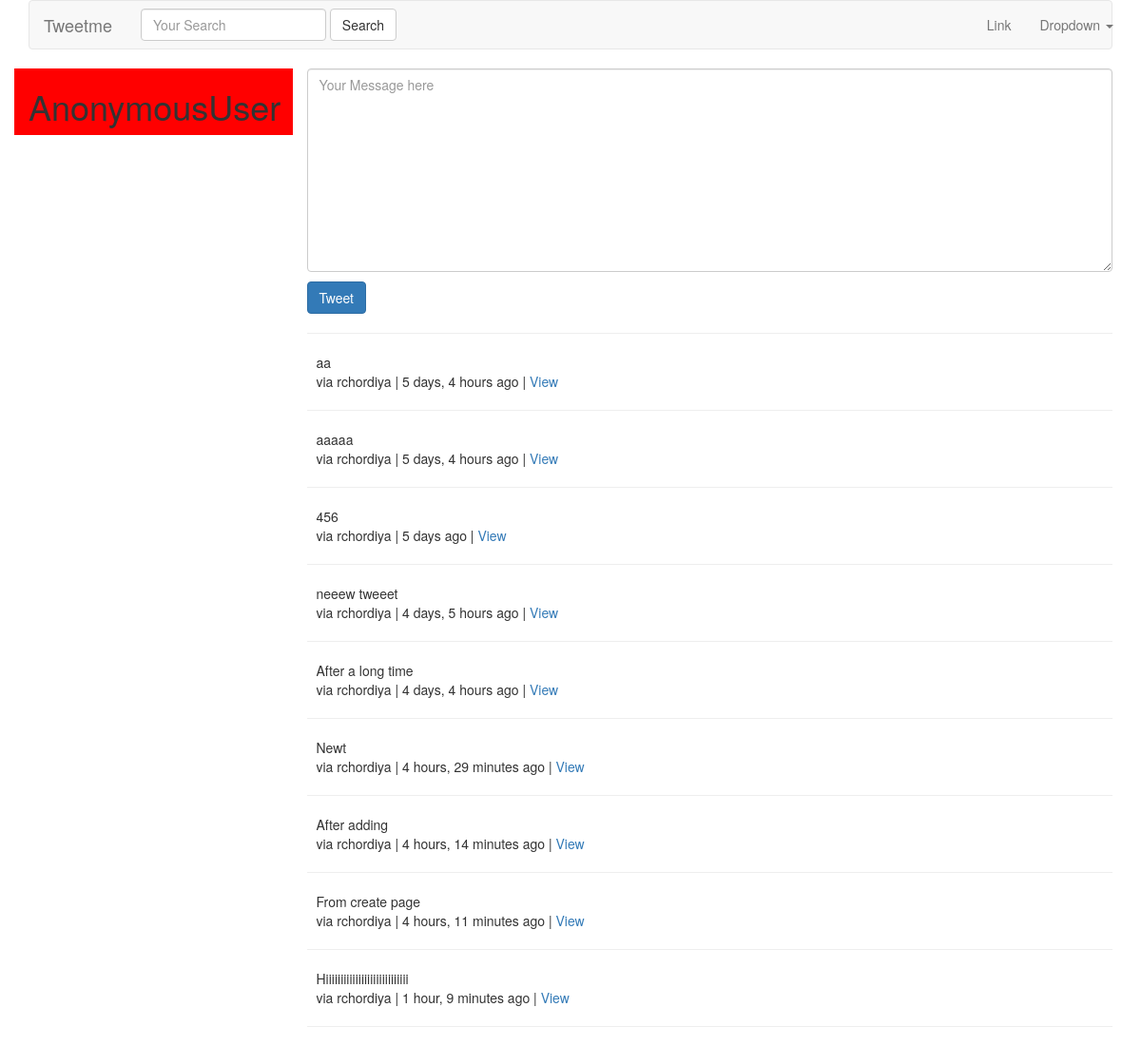
The page / on the database its author committed.
### tweets/models.py (models this page shows, shortened)
class Tweet(models.Model):
    user= models.ForeignKey(settings.AUTH_USER_MODEL)
    content= models.CharField(max_length=140, validators=[validate_content])
    updated = models.DateTimeField(auto_now=True)
    timestamp=models.DateTimeField(auto_now_add=True)
    def get_absolute_url(self):
        return reverse("tweet:detail", kwargs={"pk": self.pk})

### tweets/views.py (the view)
# urls.py: url(r'^$', TweetListView.as_view(), name='home'),
class TweetListView(ListView):
    def get_queryset(self,*args,**kwargs):
        qs=Tweet.objects.all()
        print(self.request.GET)
        query=self.request.GET.get("q",None)
        if query is not None:
            qs=qs.filter(
                Q(content__icontains=query) |
                Q(user__username__icontains=query)
            )
        return qs
    def get_context_data(self, *args, **kwargs):
        context=super(TweetListView,self).get_context_data(*args,**kwargs)
        context['create_form']=TweetModelForm()
        context['create_url']= reverse_lazy("tweet:create")
        return context

### tweets/forms.py
class TweetModelForm(forms.ModelForm):
    content=forms.CharField(label='' ,widget=forms.Textarea(attrs={'placeholder':"Your Message here", "class":"form-control"}))
    class Meta:
        model=Tweet
        fields=[
            "content"
        ]

### tweets/templates/tweets/tweet_list.html (shortened to what this page needs)
{% extends "base.html" %}
{% block content %}
    <div class='row'>
        <div class='col-sm-3 col-xs-12' style='background-color:red;' >
        <h1>{{ request.user }}</h1>
    </div>
        <div class='col-sm-9 '>
            {% if not request.GET.q %}
                <div class=''>
                    {% include "tweets/form.html" with form=create_form action_url=create_url btn_title='Tweet'%}
                </div>
            <hr/>
            {% endif %}
        {% for object in object_list %}
            <div class="media">
                <div class="media-left">
                </div>
                <div class="media-body">
                    {{object.content}}</br>
                    via {{object.user}} | {{object.timestamp|timesince}} ago | <a href='{{object.get_absolute_url}}'> View </a>
                </div>
            </div>
            <hr/>
        {% empty %}
            {% if request.GET.q %}
                <p> No tweets found.</p>
            {% else %}
                <p> No tweets yet.</p>
            {% endif %}
        {% endfor %}
        </div>
    </div>
{% endblock content %}

### templates/base.html (shortened to what this page needs)
{% load static %}
<html lang="en">
  <head>
   <link href="{% static 'css/bootstrap.min.css' %}" rel="stylesheet">
  </head>
  <body>
    <div class='container'>
        {% include "navbar.html" %}
        {% block content %}
        {% endblock content%}
    </div>
  </body>
</html>

### templates/navbar.html (shortened to what this page needs)
<nav class="navbar navbar-default">
  <div class="container">
    <div class="navbar-header">
      <a class="navbar-brand" href="{% url 'home' %}">Tweetme</a>
    </div>
    <div class="collapse navbar-collapse" id="bs-example-navbar-collapse-1">
        {% include "tweets/search_form.html" %}
      <ul class="nav navbar-nav navbar-right">
        <li><a href="#">Link</a></li>
        <li class="dropdown">
          <a href="#" class="dropdown-toggle" data-toggle="dropdown" role="button" aria-haspopup="true" aria-expanded="false">Dropdown <span class="caret"></span></a>
        </li>
      </ul>
    </div>
  </div>
</nav>

### tweets/templates/tweets/search_form.html
<form class="navbar-form navbar-left" method='GET' action='{% url "tweet:list" %}'>
    <div class="form-group">
    <input class="form-control" type='text' name='q' placeholder='Your Search' value='{{ request.GET.q }}'/>
    </div>
    <input class="btn btn-default" type='submit' value='Search'/>
</form>

### tweets/templates/tweets/form.html (shortened to what this page needs)
<form class = 'form' method='POST' action="{% if action_url %}{{ action_url }}{% endif %}">
    {{ form.as_p }}
    <input class='btn btn-primary ' type="submit" value="{{ btn_title }}" />
</form>

### rows shown on the page
Tweet: content "aa", user "rchordiya", timestamp "5 days, 4 hours"
Tweet: content "aaaaa", user "rchordiya", timestamp "5 days, 4 hours"
Tweet: content "456", user "rchordiya", timestamp "5 days"
Tweet: content "neeew tweeet", user "rchordiya", timestamp "4 days, 5 hours"
Tweet: content "After a long time", user "rchordiya", timestamp "4 days, 4 hours"
Tweet: content "Newt", user "rchordiya", timestamp "4 hours, 29 minutes"
Tweet: content "After adding", user "rchordiya", timestamp "4 hours, 14 minutes"
Tweet: content "From create page", user "rchordiya", timestamp "4 hours, 11 minutes"
Tweet: content "Hiiiiiiiiiiiiiiiiiiiiiiiiiiii", user "rchordiya", timestamp "1 hour, 9 minutes"

### other values the page prints
{{ request.user }} "AnonymousUser"
